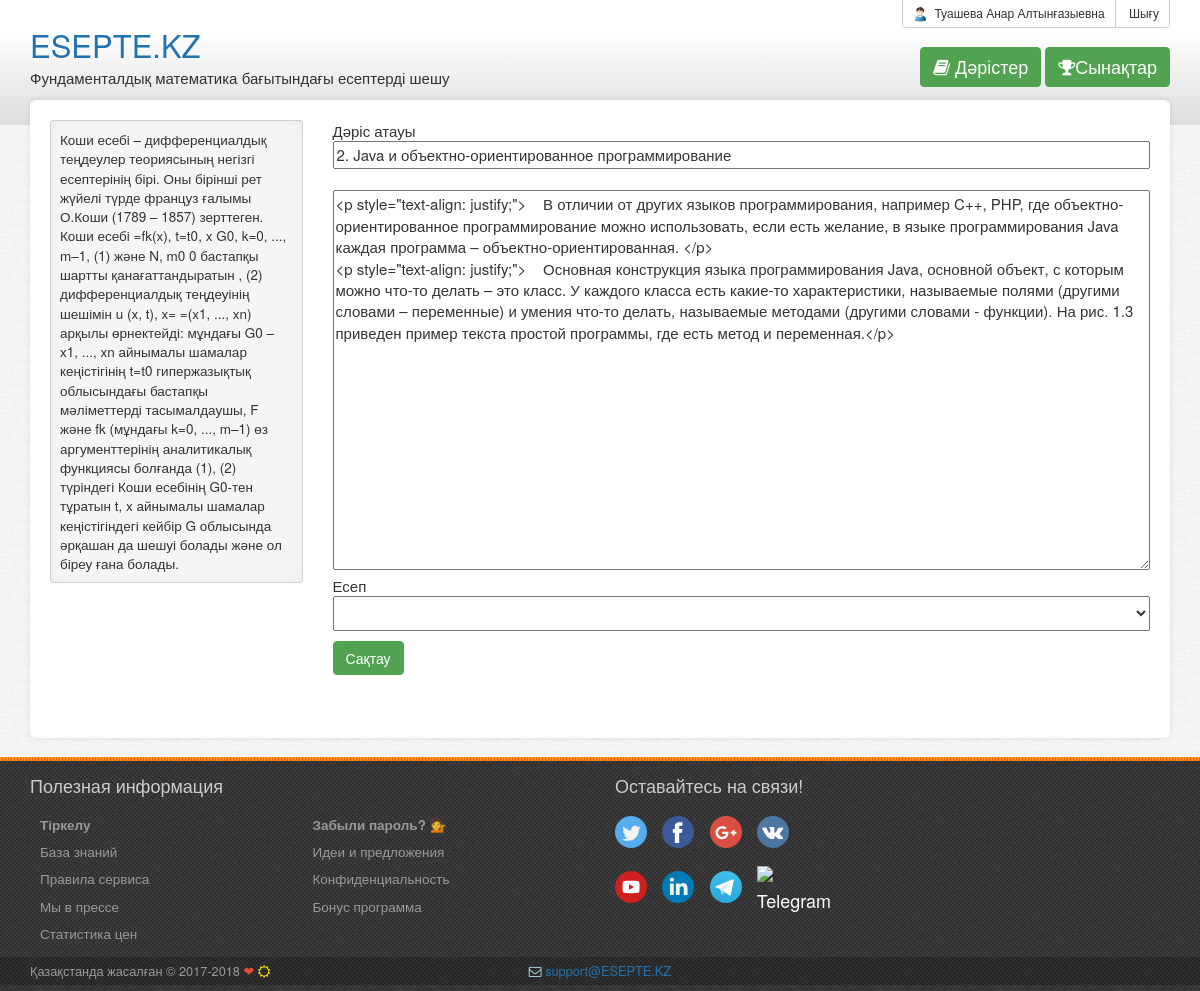
Page /?action=editor&lecture=2.java-i-obaеktno-oriеntirovannoе-programmirovaniе&id=2 (signed in) on the committed database.
### tables this page shows
CREATE TABLE `lecture` (
  `id` int(11) NOT NULL,
  `id_txt` varchar(255) NOT NULL,
  `name` varchar(255) NOT NULL,
  `txt` text NOT NULL,
  `cuser` int(11) NOT NULL,
  `dat` timestamp NOT NULL DEFAULT CURRENT_TIMESTAMP ON UPDATE CURRENT_TIMESTAMP,
  `test` varchar(255) NOT NULL
);

### db.php (called while the page is built, shortened)
<?php
if (isset($_SESSION['cuser']) && isset($_SESSION['username']) && isset($_SESSION['is_admin'])) {
    $isAdmin = $_SESSION['is_admin'];
} else {
    include "login.php";
}
?>

### index.php (the view, shortened to what this page needs)
<?php include "header.php"; ?>
<div class="container">
    <div class="page">
        <div class="row">
            <div class="col-md-9 col-md-push-3">
                <?php
                $action = $_GET['action'];
                $id = $_GET['id'];
                if (isset($_GET['lecture'])) {
                    $lecture = $_GET['lecture'];
                }
                if ($action == "register"
                ) {
                    include "register.php";
                } else if ($action == "testlist") {
                    include "testlist.php";
                } else if ($action == "test" or
                    $action == "edittest" or
                    $action == "editquestions" or
                    $action == "editquestion" or
                    $action == "deletequestion" or
                    $action == "getresult"
                ) {
                    include "test.php";
                    myTest($action, $id, $isAdmin, $lecture, $db);
                    } else
                    if ($lecture) {
                    ?>
                    <?php
                    $result = mysql_query("SELECT l.*, (select COUNT(1) FROM questions q WHERE q.test = l.id) questions FROM lecture l where id='$id'", $db) or die("Invalid query: " . mysql_error());
                    $myrow = mysql_fetch_array($result);
                    if ($myrow == true) {
                    do {
                    if ($action == "editor" && $isAdmin == 1) {
                    ?>
                        <form method="post" action="?lecture=<?php echo $lecture; ?>&id=<?php echo $id; ?>">
                            <div class="word-wrapper">
                                <span>Дәріс атауы</span><br>
                                <input name="name" style="width: 100%" type="text"
                                       value="<?php echo $myrow['name']; ?>"/>
                                <br><br>
                                <textarea style="width: 100%; height: 380px" class="mceEditor" id="area"
                                          name="area"><?php echo $myrow['txt']; ?></textarea>
                                <br>
                                <span>Есеп</span><br>
                                <select name="prim" class="prim-select">
                                    <option id=""></option>
                                    <?php
                                    $primresult = mysql_query("SELECT * FROM prim", $db) or die("Invalid query: " . mysql_error());
                                    $primmyrow = mysql_fetch_array($primresult);
                                    if ($primmyrow == true) {
                                        do {
                                            $selected = "";
                                            echo '<option value="' . $primmyrow['id'] . '" ' . $selected . '>' . $primmyrow['name'];
                                        } while ($primmyrow = mysql_fetch_array($primresult));
                                    }
                                    ?>
                                </select><br>
                                <input type="submit" value="Сақтау" style="margin-top: 10px"
                                       class='btn btn-success'>
                            </div>
                        </form><br>
                        <?php
                    }
                    } while ($myrow = mysql_fetch_array($result));
                    } else {
                        include "all_lectures.php";
                    }
                    } else {
                        include "all_lectures.php";
                    }
                ?>
                <br>
            </div>
            <div class="col-md-3 col-md-pull-9">
                <div class="well well-sm smaller">
                    <?php include "left.php" ?>
                </div>
            </div>
        </div>
    </div>
</div>
<br><br>
<?php include "footer.php" ?>
</body>
</html>

### css/style.css (style rules this page uses)
.prim-select { padding: 5px; width: 100%; }

### rows in the picture
lecture: name "2. Java и объектно-ориентированное программирование", area "<p style=\"text-align: justify;\"> В отличии от других языков программирования, например C++, PHP, где объектно-ориентированное программирование можно использовать, если есть желание, в языке программирования Java каждая программа – объектно-ориентированная. </p> <p style=\"text-align: justify;\"> Основная конструкция языка программирования Java, основной объект, с которым можно что-то делать – это класс. У каждого класса есть какие-то характеристики, называемые полями (другими словами – переменные) и умения что-то делать, называемые методами (другими словами - функции). На рис. 1.3 приведен пример текста простой программы, где есть метод и переменная.</p>"

### other values in the picture
$username "Туашева Анар Алтынғазыевна"
